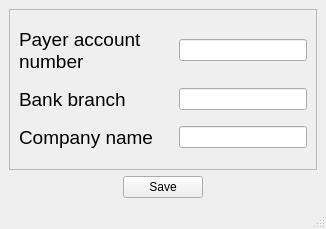
<?xml version="1.0" encoding="UTF-8"?>
<ui version="4.0">
 <class>AddProviderInfo</class>
 <widget class="QMainWindow" name="AddProviderInfo">
  <property name="geometry">
   <rect>
    <x>0</x>
    <y>0</y>
    <width>326</width>
    <height>229</height>
   </rect>
  </property>
  <property name="windowTitle">
   <string>MainWindow</string>
  </property>
  <widget class="QWidget" name="centralwidget">
   <layout class="QVBoxLayout" name="verticalLayout">
    <item>
     <widget class="QFrame" name="frame">
      <property name="frameShape">
       <enum>QFrame::StyledPanel</enum>
      </property>
      <property name="frameShadow">
       <enum>QFrame::Raised</enum>
      </property>
      <layout class="QGridLayout" name="gridLayout" rowstretch="0,0,0">
       <property name="leftMargin">
        <number>9</number>
       </property>
       <property name="topMargin">
        <number>9</number>
       </property>
       <property name="rightMargin">
        <number>9</number>
       </property>
       <property name="bottomMargin">
        <number>9</number>
       </property>
       <property name="horizontalSpacing">
        <number>25</number>
       </property>
       <item row="0" column="0">
        <widget class="QLabel" name="label_login">
         <property name="font">
          <font>
           <pointsize>14</pointsize>
          </font>
         </property>
         <property name="text">
          <string>Payer account
number</string>
         </property>
         <property name="margin">
          <number>0</number>
         </property>
        </widget>
       </item>
       <item row="0" column="1">
        <widget class="QLineEdit" name="edit_1">
         <property name="enabled">
          <bool>true</bool>
         </property>
        </widget>
       </item>
       <item row="1" column="0">
        <widget class="QLabel" name="label_role">
         <property name="font">
          <font>
           <pointsize>14</pointsize>
          </font>
         </property>
         <property name="text">
          <string>Bank branch</string>
         </property>
        </widget>
       </item>
       <item row="1" column="1">
        <widget class="QLineEdit" name="edit_2">
         <property name="enabled">
          <bool>true</bool>
         </property>
        </widget>
       </item>
       <item row="2" column="0">
        <widget class="QLabel" name="label_password">
         <property name="font">
          <font>
           <pointsize>14</pointsize>
          </font>
         </property>
         <property name="text">
          <string>Company name</string>
         </property>
        </widget>
       </item>
       <item row="2" column="1">
        <widget class="QLineEdit" name="edit_3">
         <property name="enabled">
          <bool>true</bool>
         </property>
        </widget>
       </item>
      </layout>
     </widget>
    </item>
    <item alignment="Qt::AlignHCenter">
     <widget class="QPushButton" name="btn_save">
      <property name="text">
       <string>Save</string>
      </property>
     </widget>
    </item>
   </layout>
  </widget>
  <widget class="QMenuBar" name="menubar">
   <property name="geometry">
    <rect>
     <x>0</x>
     <y>0</y>
     <width>326</width>
     <height>21</height>
    </rect>
   </property>
  </widget>
  <widget class="QStatusBar" name="statusbar"/>
 </widget>
 <resources/>
 <connections/>
</ui>
